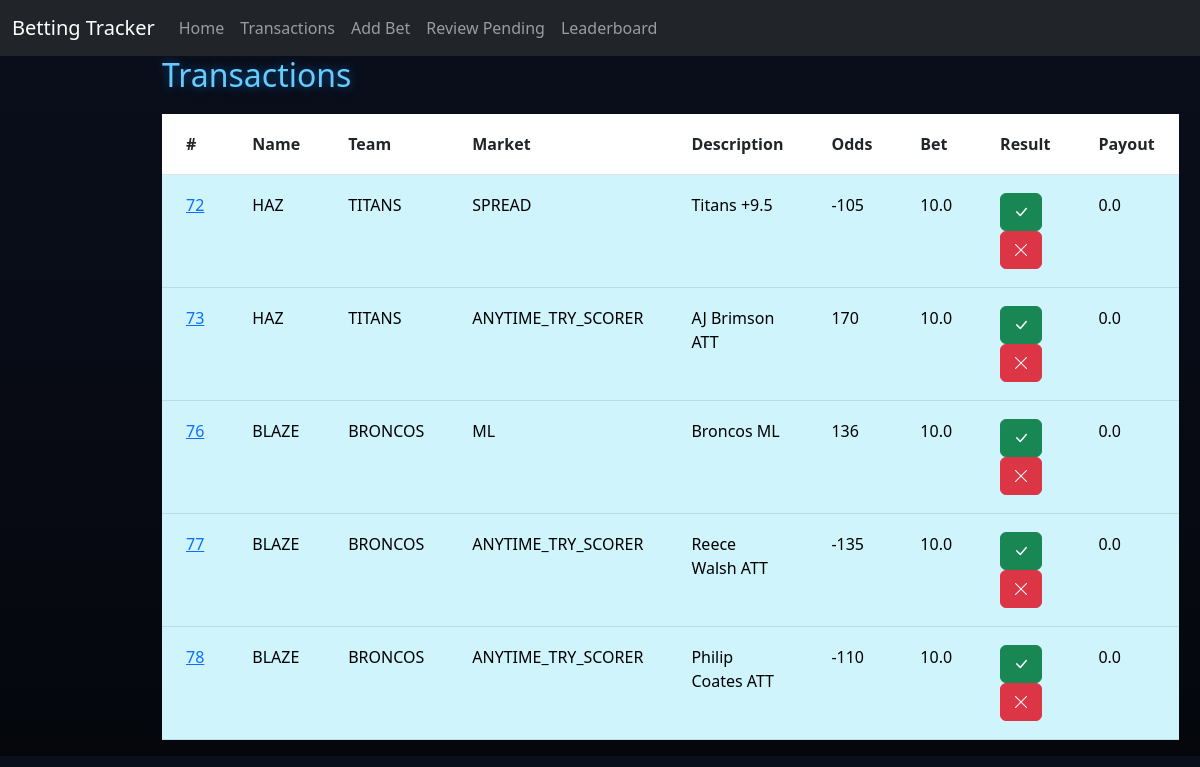
The page /review on the database as committed earlier.
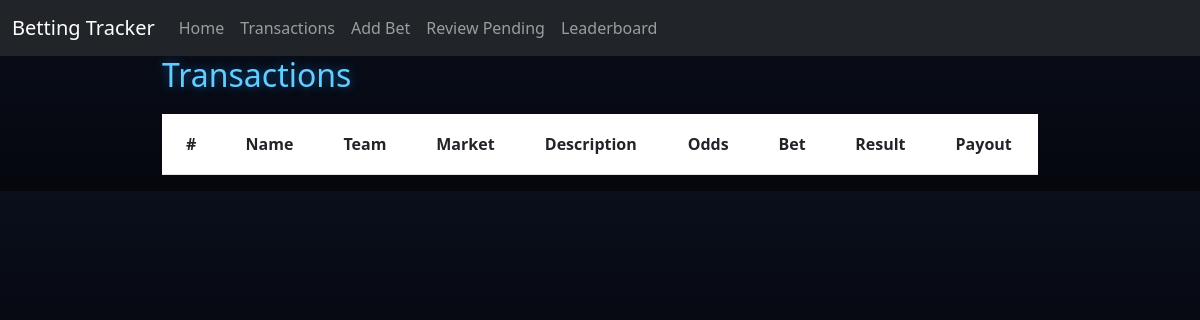
The same page on the database as committed later.
### tables this page shows
CREATE TABLE Transactions (
                            ID INTEGER PRIMARY KEY AUTOINCREMENT,
                            PlayerID INTEGER,
                            Team TEXT,
                            BetType TEXT,
                            Description TEXT,
                            Odds INTEGER,
                            AmountBet REAL,
                            Status TEXT,
                            AmountWon REAL,
                            FOREIGN KEY(PlayerID) REFERENCES Players(ID)
                        );

CREATE TABLE Players (
                        ID INTEGER PRIMARY KEY AUTOINCREMENT,
                        Name TEXT,
                        BetsPlaced INTEGER,
                        SuccessRate REAL,
                        Bank REAL
                    );

### app.py (the view, shortened to what this page needs)
@app.route("/review", methods=["GET", "POST"])
def review():
    db = get_db(DB)
    pending = db.execute("""
        SELECT Transactions.*, Players.Name
        FROM Transactions
        JOIN Players ON Players.ID = Transactions.PlayerID
        WHERE Status = 'Pending'
    """).fetchall()
    return render_template("review.html", transactions=pending)

### app.py (called while the page is built)
def get_db(DB):
    try:
        db = sqlite3.connect(DB)
        return db
    except sqlite3.Error as e:
        print(f"Error opening database: {e}")
        return None

### templates/review.html (shortened to what this page needs)
{% extends "base.html" %}
{% block content %}
<h2>Transactions</h2>
<table class="table transaction-table">
    <tr>
        <th>#</th>
        <th>Name</th>
        <th>Team</th>
        <th>Market</th>
        <th>Description</th>
        <th>Odds</th>
        <th>Bet</th>
        <th>Result</th>
        <th>Payout</th>
    </tr>
    {% for p in transactions %}
    <tr class="table-info">
        <td>
            <a href="{{ url_for('deleted', id=p[0]) }}">
                {{ p[0] }}
            </a>
        </td>
        <td>{{ p[9] }}</td>
        <td>{{ p[2] }}</td>
        <td>{{ p[3] }}</td>
        <td>{{ p[4] }}</td>
        <td>{{ p[5] }}</td>
        <td>{{ p[6] }}</td>
        <td>
            <form method="POST" action="{{ url_for('review') }}" style="display:inline;">
                <button class="btn btn-success">
                    <i class="bi bi-check-lg"></i>
                </button>
            </form>
            <form method="POST" action="{{ url_for('review') }}" style="display:inline;">
                <button class="btn btn-danger">
                    <i class="bi bi-x-lg"></i>
                </button>
            </form>
        </td>
        <td>{{ p[8] }}</td>
    </tr>
    {% endfor %}
</table>
{% endblock %}

Rows that differ between the two databases and show on the page:
no longer on this page (row edited): Transactions: ID "72", Name "HAZ", Team "TITANS", BetType "SPREAD", Description "Titans +9.5", Odds "-105", AmountBet "10.0", AmountWon "0.0"
no longer on this page (row edited): Transactions: ID "73", Name "HAZ", Team "TITANS", BetType "ANYTIME_TRY_SCORER", Description "AJ Brimson ATT", Odds "170", AmountBet "10.0", AmountWon "0.0"
no longer on this page (row edited): Transactions: ID "76", Name "BLAZE", Team "BRONCOS", BetType "ML", Description "Broncos ML", Odds "136", AmountBet "10.0", AmountWon "0.0"
no longer on this page (row edited): Transactions: ID "77", Name "BLAZE", Team "BRONCOS", BetType "ANYTIME_TRY_SCORER", Description "Reece Walsh ATT", Odds "-135", AmountBet "10.0", AmountWon "0.0"
no longer on this page (row edited): Transactions: ID "78", Name "BLAZE", Team "BRONCOS", BetType "ANYTIME_TRY_SCORER", Description "Philip Coates ATT", Odds "-110", AmountBet "10.0", AmountWon "0.0"
